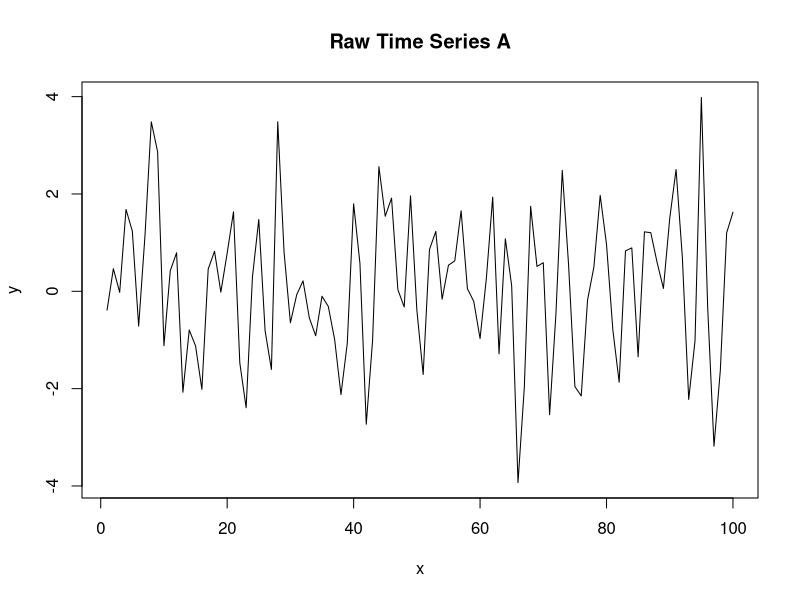
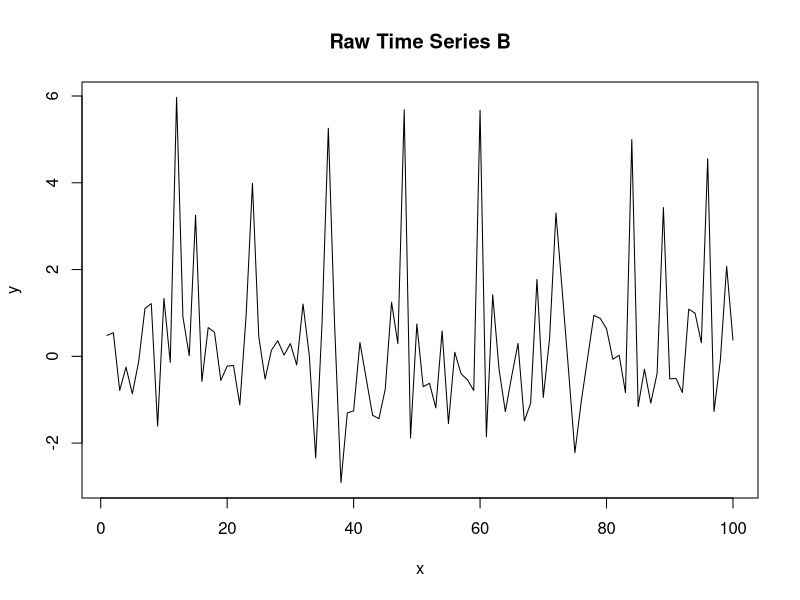
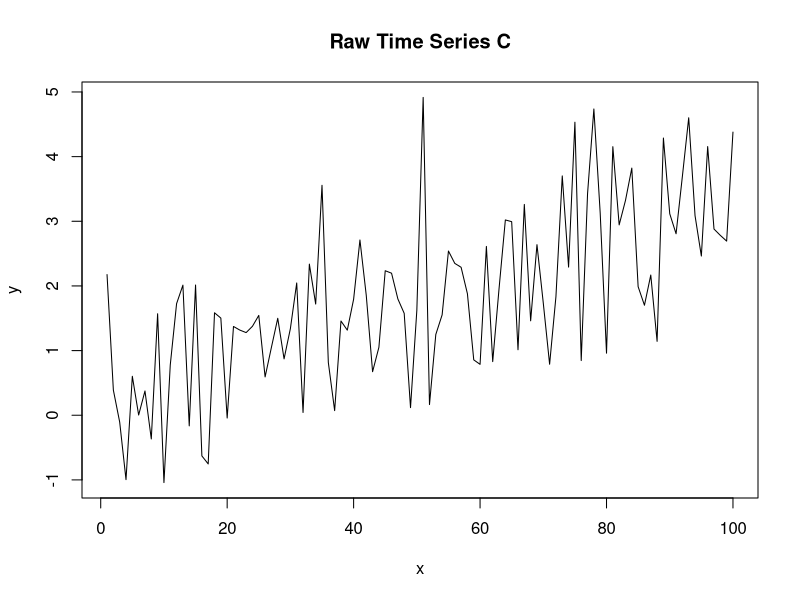
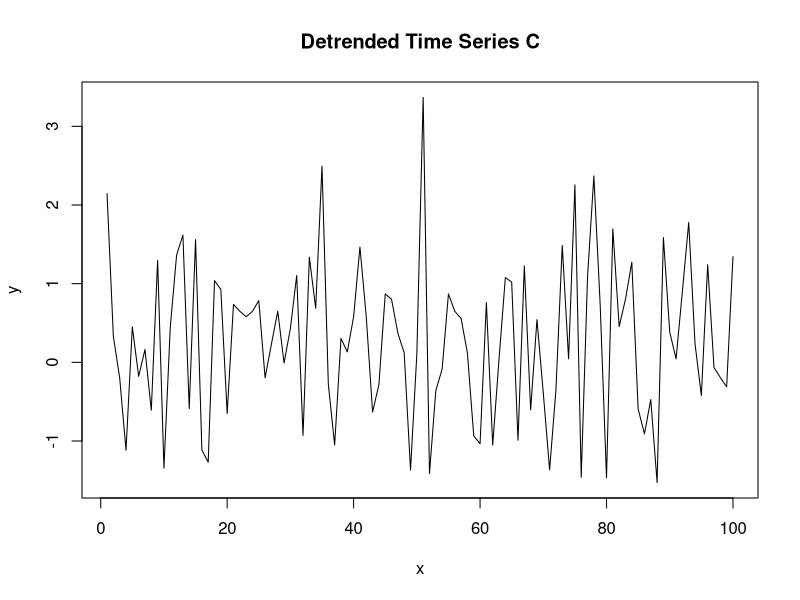
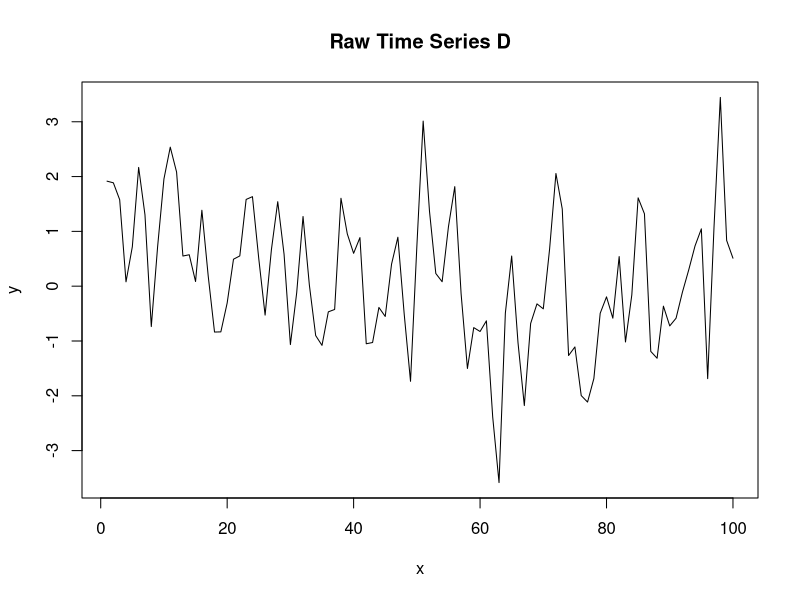
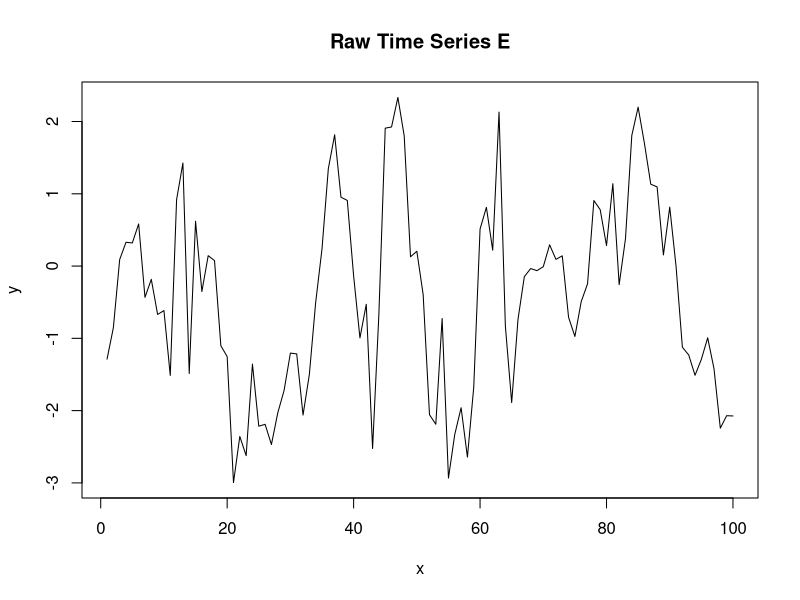
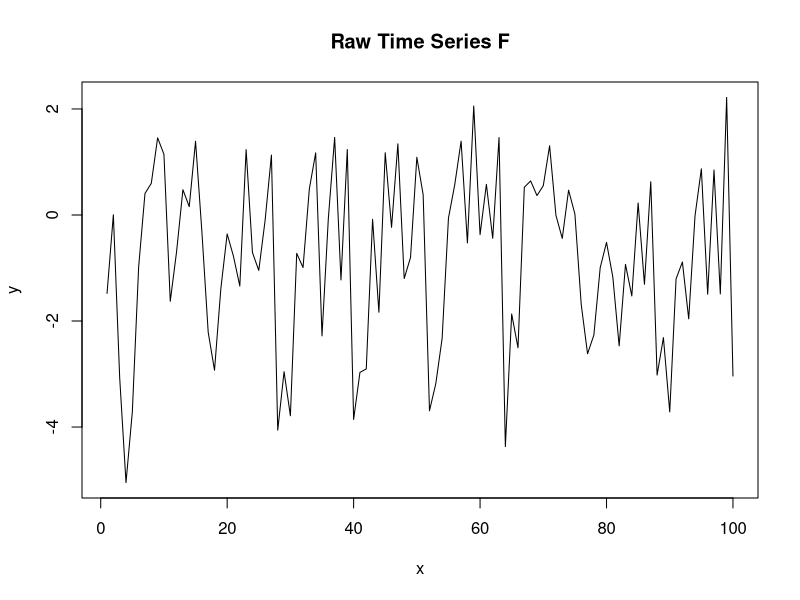
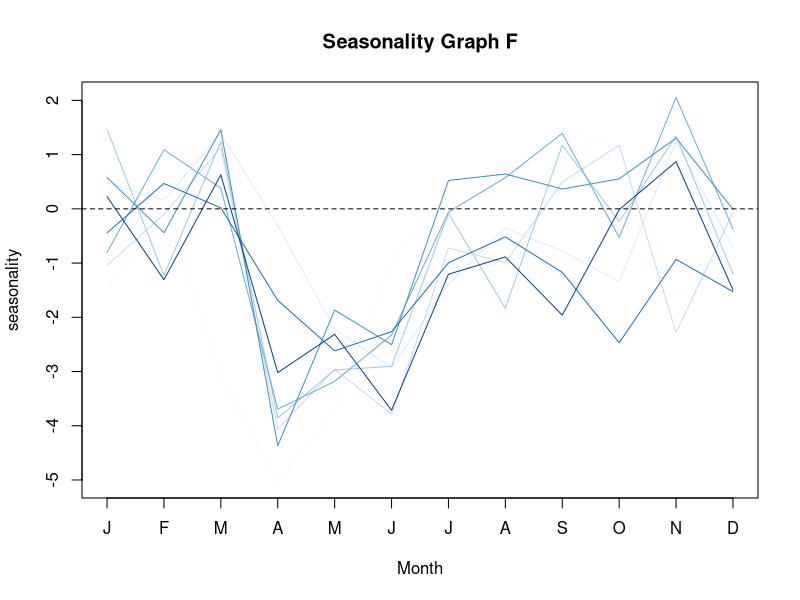

Here is the R script that generated these plots, in order:
## ---- chunk 1
#data
data <- read.csv("Data/mysterytsUW.csv")
data2 <- read.csv("Data/mysterytsUW2.csv")

data$period <- seq(1,100,1)
data2$period <- seq(1,1000,1)


#packages
library(RColorBrewer)


#extract values
parts <- NULL
for (i in 1:18){
  parts[[i]] <- data[,i]
}

fit <- NULL
beta <- NULL
for (i in 1:18){
  fit[[i]] <- lm(parts[[i]] ~ data$period)
  beta[i] <- fit[[i]]$coefficients[2]
}

#define functions
ts.graph <- function(x, y, title){
  plot(x=x, y=y, type="l", ylim=range(min(y), max(y)), main=paste0(c(title)))
}

detrend.ts <- function(ts, beta, period){
  detrend <- NULL
  for (i in 1:length(ts)){
    detrend[i] <- ts[i] - beta*period[i]
  }
  return(detrend)
}

seasonality.graph <- function(data, title){
  col <- brewer.pal(8, "Blues")

  # Gather the data (sort the number of deaths by month and year in a matrix)
  seasonality <- matrix(data,nrow=12,ncol=length(data)/12, byrow=FALSE)

  # Repeat them as many times as needed
  col <-  as.vector(t(matrix(col, nrow=length(col), ncol=ceiling(ncol(seasonality)/length(col)))))

  # Plot each year over the months
  matplot(seasonality, type="l", col=col, lty=1, xaxt="n", xlab="Month",
          main=paste0(c(title)))
  axis(1, at=1:12, labels=c("J", "F", "M", "A", "M", "J", "J", "A", "S", "O", "N", "D"))
  abline(a=0,b=0,lty="dashed")
}

seasonal.adjust <- function(data, frequency){
  data <- ts(data, frequency = frequency)
  data.decompose <- decompose(data, "additive")
  data.adjust <- data - data.decompose$seasonal
  return(data.adjust)
}

## ---- chunk 2
ts.graph(x=data$period, y=parts[[1]], title="Raw Time Series A")
## ---- chunk 3
ts.graph(x=data$period, y=parts[[2]], title="Raw Time Series B")
## ---- chunk 4
ts.graph(x=data$period, y=parts[[3]], title="Raw Time Series C")
## ---- chunk 5
ts.graph(x=data$period, y=detrend.ts(ts=parts[[3]], beta=beta[3], period=data$period), title="Detrended Time Series C")

## ---- chunk 6
ts.graph(x=data$period, y=parts[[4]], title="Raw Time Series D")
## ---- chunk 7
ts.graph(x=data$period, y=parts[[5]], title="Raw Time Series E")
## ---- chunk 8
ts.graph(x=data$period, y=parts[[6]], title="Raw Time Series F")
seasonality.graph(data=parts[[6]], title="Seasonality Graph F")
## ---- chunk 9
ts.graph(x=data$period, y=seasonal.adjust(data=parts[[6]], frequency=12), title="Seasonally Adjusted Time Series F")
seasonality.graph(data=seasonal.adjust(data=parts[[6]], frequency=12), title="Seasonally Adjusted Seasonality Graph F")
## ---- chunk 10
ts.graph(x=data$period, y=parts[[7]], title="Raw Time Series G")
## ---- chunk 11
ts.graph(x=data$period, y=parts[[8]], title="Raw Time Series H")
## ---- chunk 12
ts.graph(x=data$period, y=parts[[9]], title="Raw Time Series I")
## ---- chunk 13
ts.graph(x=data$period, y=parts[[10]], title="Raw Time Series J")
seasonality.graph(data=parts[[10]], title="Seasonality Graph J")
## ---- chunk 14
seasonality.graph(data=seasonal.adjust(data=parts[[10]], frequency=12), title="Seasonally Adjusted Seasonality Graph J")
## ---- chunk 15
ts.graph(x=data$period, y=parts[[11]], title="Raw Time Series K")
## ---- chunk 16
ts.graph(x=data$period, y=detrend.ts(ts=parts[[11]], beta=beta[11], period=data$period), title="Detrended Time Series K")

## ---- chunk 17
ts.graph(x=data$period, y=parts[[12]], title="Raw Time Series L")
## ---- chunk 18
ts.graph(x=data$period, y=parts[[13]], title="Raw Time Series M")
seasonality.graph(data=parts[[13]], title="Seasonality Graph M")
## ---- chunk 19
seasonality.graph(data=seasonal.adjust(data=parts[[13]], frequency=12), title="Seasonally Adjusted Seasonality Graph M")
## ---- chunk 20
ts.graph(x=data$period, y=parts[[14]], title="Raw Time Series N")
## ---- chunk 21
ts.graph(x=data$period, y=detrend.ts(ts=parts[[14]], beta=beta[14], period=data$period), title="Detrended Time Series N")
## ---- chunk 22
ts.graph(x=data$period, y=parts[[15]], title="Raw Time Series O")
seasonality.graph(data=parts[[15]], title="Seasonality Graph O")
## ---- chunk 23
ts.graph(x=data$period, y=seasonal.adjust(data=detrend.ts(ts=parts[[15]], beta=beta[15], period=data$period), frequency = 12), title="Detrended, Seasonally Adjusted Time Series O")
seasonality.graph(data=seasonal.adjust(data=detrend.ts(ts=parts[[15]], beta=beta[15], period=data$period), frequency = 12), title = "Detrended Seasonally Adjusted Seasonality Graph O")
## ---- chunk 24
ts.graph(x=data$period, y=parts[[16]], title="Raw Time Series P")
seasonality.graph(data=parts[[16]], title="Seasonality Graph P")
## ---- chunk 25
ts.graph(x=data$period, y=seasonal.adjust(data=detrend.ts(ts=parts[[16]], beta=beta[16], period=data$period), frequency = 12), title="Detrended, Seasonally Adjusted Time Series P")
seasonality.graph(data=seasonal.adjust(data=detrend.ts(ts=parts[[16]], beta=beta[16], period=data$period), frequency = 12), title = "Detrended Seasonally Adjusted Seasonality Graph P")
## ---- chunk 26
ts.graph(x=data$period, y=parts[[17]], title="Raw Time Series Q")
## ---- chunk 27
ts.graph(x=data$period, y=parts[[18]], title="Raw Time Series R")
## ---- chunk 28
ts.graph(x=data$period, y=detrend.ts(ts=parts[[18]], beta=beta[18], period=data$period), title="Detrended Time Series R")
